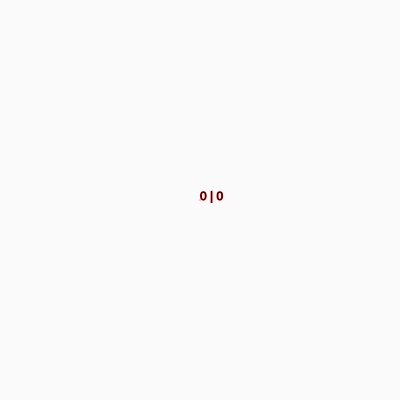
Frame 1 (no input)
Frame 60 (no input): identical to frame 1, image omitted
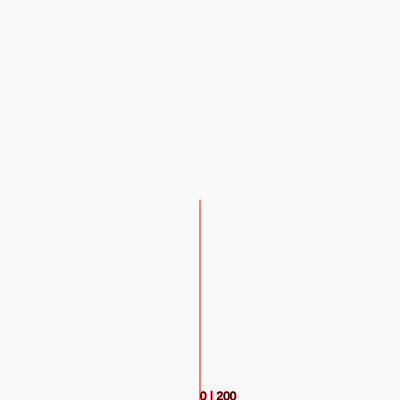
Frame 120 (the mouse pressed at the canvas centre since frame 60)

The p5.js sketch that drew these frames (run headless with seeded random() and noise() and a simulated clock; from frame 60 on, the mouse is pressed at the canvas centre):

// p5.js sketch
// ── sketch.js
let label = "test";

function setup() {
  createCanvas(400, 400);
}

function draw() {
  background(250);
  translate(200, 200);

  let x = map(mouseX, 0, 0, 200);

  let mouseVector = createVector(x, mouseY);

  stroke(255, 0, 0);
  line(0, 0, mouseVector.x, mouseVector.y);

  text(`${mouseVector.x} | ${mouseVector.y}`, mouseVector.x, mouseVector.y);

  // stroke(0);
  // line(200, 0, -200, 0);
  // line(0, 200, 0, -200);
}

// ── Vektoren.js
let movers = [];
let attractor;
let Gslider;

function setup() {
  createCanvas(600, 600);
  for (let i = 0; i < 10; i++) {
    let x = random(width);
    let y = random(height);
    let m = random(10, 30);
    movers[i] = new Mover(x, y, m);
  }
  attractor = new Attractor(width / 2, height / 2, 300);
  background(0);
  Gslider = createSlider(0, 20, 2, 0.01);
}

function draw() {
  background(0, 50);
  let yplus = 20;
  let moonNumber = 1;
  for (let mover of movers) {
    mover.update();
    mover.show();
    mover.stats(yplus, moonNumber);
    attractor.attract(mover);
    yplus += 20;
    moonNumber += 1;
  }
  //   if (mouseIsPressed) {
  //     attractor.pos.x = mouseX;
  //     attractor.pos.y = mouseY;
  //   }
  attractor.show();
  text(`eigentliche Gravitationskonstante: 6.67430(15)e-11`, 20, 20);
  text(`Anes Gravitationskonstante: ${Gslider.value()}`, 20, 40);
}

class Mover {
  constructor(x, y, m) {
    this.pos = createVector(x, y);
    this.vel = p5.Vector.random2D();
    this.vel.mult(10);
    this.acc = createVector(0, 0);
    this.mass = m;
    this.r = sqrt(this.mass);
  }

  applyForce(force) {
    let f = p5.Vector.div(force, this.mass);
    this.acc.add(f);
  }

  update() {
    this.vel.add(this.acc);
    this.pos.add(this.vel);
    this.acc.set(0, 0);
  }

  show() {
    noStroke();
    fill(100, 100, 0);
    ellipse(this.pos.x, this.pos.y, this.r * 2);
    stroke(255);
  }

  stats(y, moonNumber) {
    noStroke();
    fill(0, 255, 0);
    text(
      `Moon ${moonNumber}: m = ${round(this.mass)} ; r = ${round(
        this.r
      )} ; v = ${round(mag(this.vel.x, this.vel.y))}`,
      20,
      40 + y
    );
  }
}

class Attractor {
  constructor(x, y, m) {
    this.pos = createVector(x, y);
    this.mass = m;
    this.r = sqrt(this.mass);
  }

  attract(mover) {
    let force = p5.Vector.sub(this.pos, mover.pos);
    let distanceSq = constrain(force.magSq(), 100, 1000);
    let G = Gslider.value();
    let strength = (G * (this.mass * mover.mass)) / distanceSq;
    force.setMag(strength);
    mover.applyForce(force);
  }

  show() {
    noStroke();
    fill(0, 255, 100);
    ellipse(this.pos.x, this.pos.y, this.r * 2);
  }
}
